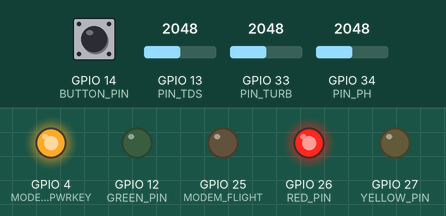
This sketch was run on a simulated ESP32. On the bench: output pins drawn as LEDs (lit = HIGH). Inputs (shaded band) come from the test bench; at power-on: GPIO 13 (PIN_TDS) = 2048, GPIO 14 (BUTTON_PIN) HIGH, GPIO 33 (PIN_TURB) = 2048, GPIO 34 (PIN_PH) = 2048 (analog values on the 0–4095 scale). What the sketch prints to the serial monitor is not drawn.

Above: at 9.9 s.
At 12.4 s:
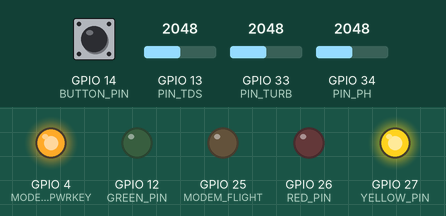
At 19.5 s:
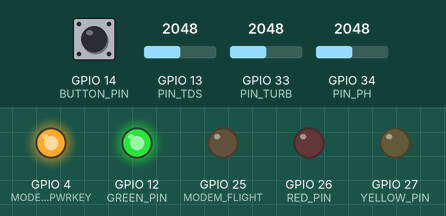
Timing chart, 0 to 29.0 s (numbered marks = the images above):
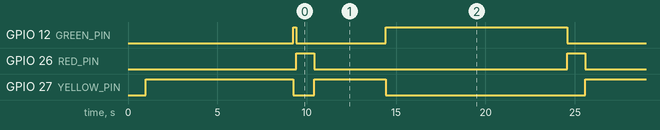

Measured:
- by itself, GPIO 12 (GREEN_PIN): alternates HIGH for 10.2 s and LOW for 5.0 s
- by itself, GPIO 26 (RED_PIN): alternates HIGH for 1.0 s and LOW for 14.2 s
- by itself, GPIO 27 (YELLOW_PIN): goes LOW 1.2 s, HIGH 4.0 s, LOW 11.2 s, HIGH 4.0 s, then LOW

The sketch:

water.ino
```cpp
/***********************************************************
 * SafeWater Guardian with Push Button SMS Test
 * LilyGo A7670G (Telcel SIM)
 * Sensors: Turbidity, TDS, pH
 * Traffic Light: Red=Alert, Yellow=Sending, Green=Safe
 ************************************************************/

#define TINY_GSM_MODEM_SIM7080  // A7670G uses SIM7080 library
#define TINY_GSM_DEBUG Serial
#include <TinyGsmClient.h>

/* ================== MODEM PINS ================== */
#define MODEM_TX        17  // Changed from 27 (Yellow conflict)
#define MODEM_RX        16  // Changed from 26 (Red conflict)
#define MODEM_PWRKEY    4
#define MODEM_FLIGHT    25
#define MODEM_STATUS    34

#define MODEM_BAUD      115200
#define modemSerial     Serial1
TinyGsm modem(modemSerial);

/* ================== SENSOR PINS ================== */
#define PIN_TURB  33
#define PIN_TDS   13   // your TDS pin
#define PIN_PH    34

/* ================== PUSH BUTTON ================== */
#define BUTTON_PIN 14   // Keyestudio button S pin

/* ================== TRAFFIC LIGHT PINS ================== */
#define RED_PIN     26
#define YELLOW_PIN  27
#define GREEN_PIN   12

/* ================== SMS RECIPIENTS ================== */
const char *recipients[] = {
  "+19563227945",
  "+19568784196"
};

/* ================== THRESHOLDS ================== */
#define TURB_SAFE_MAX     2300
#define TURB_CAUTION_MAX  2700

#define TDS_SAFE_MAX      500
#define TDS_CAUTION_MAX   900

#define PH_LOW_DANGER     500
#define PH_HIGH_DANGER    3500

/* ================== GLOBALS ================== */
int lastSignal = -1;
unsigned long lastSignalCheck = 0;

/* ================== FUNCTIONS ================== */

int readAnalogAvg(int pin, int samples = 10) {
  long sum = 0;
  for (int i = 0; i < samples; i++) {
    sum += analogRead(pin);
    delay(5);
  }
  return sum / samples;
}

String getWarningLevel(int turb, int tds, int ph) {
  if (turb > TURB_CAUTION_MAX || tds > TDS_CAUTION_MAX ||
      ph < PH_LOW_DANGER || ph > PH_HIGH_DANGER) {
    return "DANGER";
  }
  if (turb > TURB_SAFE_MAX || tds > TDS_SAFE_MAX) {
    return "CAUTION";
  }
  return "SAFE";
}

bool ensureNetworkConnected(uint32_t timeoutMs = 90000) {
  Serial.println("\n=== CHECKING NETWORK ===");

  // Check signal first
  int16_t rssi = modem.getSignalQuality();
  Serial.print("Signal quality (RSSI): ");
  Serial.print(rssi);
  Serial.println(rssi == 99 ? " (no signal)" : rssi < 10 ? " (weak)" : " (ok)");

  if (rssi == 99 || rssi == 0) {
    Serial.println(" No signal detected - check antenna/SIM");
    return false;
  }

  // Get registration status via AT command
  Serial.print("GSM Registration: ");
  modem.sendAT("+CREG?");
  modem.waitResponse(2000);

  // Try network registration
  Serial.println("Waiting for network registration...");
  unsigned long start = millis();
  bool connected = false;

  while (millis() - start < timeoutMs) {
    if (modem.isNetworkConnected()) {
      connected = true;
      break;
    }
    Serial.print(".");
    delay(2000);
  }
  Serial.println();

  if (!connected) {
    Serial.println(" Network registration failed");
    Serial.println("Current operator selection:");
    modem.sendAT("+COPS?");
    modem.waitResponse(5000);
    return false;
  }

  Serial.print("✓ Registered to: ");
  Serial.println(modem.getOperator());
  Serial.print("✓ Signal: ");
  Serial.println(modem.getSignalQuality());
  return true;
}

bool checkSignal(uint32_t timeoutMs = 5000) {
  int16_t rssi = modem.getSignalQuality();

  if (rssi == 99 || rssi == 0) {
    Serial.print("⚠ Signal lost (RSSI: ");
    Serial.print(rssi);
    Serial.println(")");
    return false;
  }

  if (lastSignal != rssi) {
    Serial.print("Signal: ");
    Serial.println(rssi);
    lastSignal = rssi;
  }

  return true;
}

void setTrafficLight(int red, int yellow, int green) {
  digitalWrite(RED_PIN, red);
  digitalWrite(YELLOW_PIN, yellow);
  digitalWrite(GREEN_PIN, green);
}

void sendSMS(const char *message) {
  setTrafficLight(0, 1, 0);  // Yellow = sending

  for (int i = 0; i < 2; i++) {
    bool sent = false;
    for (int attempt = 1; attempt <= 3 && !sent; attempt++) {
      Serial.print("Sending SMS to ");
      Serial.print(recipients[i]);
      Serial.print(" (attempt ");
      Serial.print(attempt);
      Serial.println(")");

      sent = modem.sendSMS(recipients[i], message);
      Serial.println(sent ? "✓ SMS sent" : "✗ SMS failed");

      if (!sent) {
        delay(5000);
      }
    }
    delay(2000);
  }

  setTrafficLight(0, 0, 1);  // Green = idle
}

void logModemStatus() {
  Serial.println("\n=== MODEM STATUS ===");

  Serial.print("Modem info: ");
  String info = modem.getModemInfo();
  Serial.println(info.length() > 0 ? info : "No response");

  Serial.print("SIM status: ");
  int simStatus = modem.getSimStatus();
  Serial.print(simStatus);
  Serial.println(simStatus == 1 ? " (READY)" : simStatus == 2 ? " (PIN required)" : " (ERROR)");

  if (simStatus != 1) {
    Serial.println(" SIM not ready!");
  }

  Serial.print("IMEI: ");
  Serial.println(modem.getIMEI());

  Serial.print("Operator: ");
  String op = modem.getOperator();
  Serial.println(op.length() > 0 ? op : "Not registered");

  Serial.println("==================\n");
}

void setup() {
  Serial.begin(115200);
  Serial.println("starting modem...");
  delay(1000);

  pinMode(RED_PIN, OUTPUT);
  pinMode(YELLOW_PIN, OUTPUT);
  pinMode(GREEN_PIN, OUTPUT);
  pinMode(BUTTON_PIN, INPUT_PULLUP);  // Changed to INPUT_PULLUP

  setTrafficLight(0, 1, 0);  // Yellow = initialization

  analogReadResolution(12);
  analogSetPinAttenuation(PIN_TURB, ADC_11db);
  analogSetPinAttenuation(PIN_TDS, ADC_11db);
  analogSetPinAttenuation(PIN_PH,  ADC_11db);

  modemSerial.begin(MODEM_BAUD, SERIAL_8N1, MODEM_RX, MODEM_TX);
  delay(3000);

  pinMode(MODEM_PWRKEY, OUTPUT);
  digitalWrite(MODEM_PWRKEY, LOW);
  delay(1200);
  digitalWrite(MODEM_PWRKEY, HIGH);

  pinMode(MODEM_FLIGHT, OUTPUT);
  digitalWrite(MODEM_FLIGHT, LOW); // LOW = RF enabled (flight mode off)

  Serial.println("\n=== INITIALIZING MODEM ===");
  Serial.println("Restarting modem...");
  if (!modem.restart()) {
    Serial.println(" Modem restart failed!");
  } else {
    Serial.println(" Modem restarted");
  }

  delay(2000);

  Serial.println("\nSetting network mode to auto (GSM+LTE)...");
  modem.setNetworkMode(51);  // 51=GSM+LTE auto
  delay(1000);

  // Telcel APN configuration
  Serial.println("Configuring Telcel APN...");
  modem.sendAT("+CGDCONT=1,\"IP\",\"internet.itelcel.com\"");
  if (modem.waitResponse() == 1) {
    Serial.println(" APN set to internet.itelcel.com");
  } else {
    Serial.println(" APN setting failed");
  }

  delay(1000);

  Serial.println("\n--- AT Command Diagnostics ---");

  Serial.print("SIM PIN check: ");
  modem.sendAT("+CPIN?");
  modem.waitResponse(2000);

  Serial.print("Signal quality: ");
  modem.sendAT("+CSQ");
  modem.waitResponse(2000);

  Serial.print("Network registration (GSM): ");
  modem.sendAT("+CREG?");
  modem.waitResponse(2000);

  Serial.print("Network registration (GPRS): ");
  modem.sendAT("+CGREG?");
  modem.waitResponse(2000);

  Serial.print("Network registration (LTE): ");
  modem.sendAT("+CEREG?");
  modem.waitResponse(2000);

  Serial.print("Operator selection: ");
  modem.sendAT("+COPS?");
  modem.waitResponse(5000);

  Serial.println("--- End Diagnostics ---\n");

  logModemStatus();

  if (!ensureNetworkConnected()) {
    Serial.println(" Network not connected - SMS will not work!");
    Serial.println("Troubleshooting:");
    Serial.println("1. Check SIM card is inserted correctly");
    Serial.println("2. Verify SIM has active service with Telcel");
    Serial.println("3. Check antenna is connected");
    Serial.println("4. Try SIM in phone to confirm it works");
    setTrafficLight(1, 0, 0);  // Red = error
  } else {
    Serial.println(" Network connected successfully! ");
    setTrafficLight(0, 0, 1);  // Green = ready
  }

  Serial.println("Setting SMS text mode...");
  modem.sendAT("+CMGF=1"); // SMS text mode
  if (modem.waitResponse() == 1) {
    Serial.println(" SMS mode configured");
  }

  Serial.println("\n╔════════════════════════════════╗");
  Serial.println("║   System Ready                 ║");
  Serial.println("╚════════════════════════════════╝\n");
}

/* ================== LOOP ================== */
void loop() {
  // Check signal regularly
  if (millis() - lastSignalCheck > 30000) {  // Every 30 seconds
    checkSignal();
    lastSignalCheck = millis();
  }

  int turb = readAnalogAvg(PIN_TURB);
  int tds  = readAnalogAvg(PIN_TDS);
  int ph   = readAnalogAvg(PIN_PH);

  String status = getWarningLevel(turb, tds, ph);

  Serial.println("-------------");
  Serial.print("Turbidity: "); Serial.println(turb);
  Serial.print("TDS: "); Serial.println(tds);
  Serial.print("pH: "); Serial.println(ph);
  Serial.print("STATUS: "); Serial.println(status);

  // ===== BUTTON TEST SMS =====
  if (digitalRead(BUTTON_PIN) == LOW) {  // Changed from HIGH (active LOW with INPUT_PULLUP)
    Serial.println("\n>>> Button pressed - sending test SMS");
    setTrafficLight(0, 1, 0);  // Yellow

    char testMsg[240];
    snprintf(testMsg, sizeof(testMsg),
      "SafeWater Guardian TEST\n"
      "Status: %s\n"
      "Turbidity: %d\n"
      "TDS: %d\n"
      "pH: %d",
      status.c_str(), turb, tds, ph);

    if (ensureNetworkConnected()) {
      sendSMS(testMsg);
    }

    delay(3000); // debounce
  }

  // ===== AUTOMATIC ALERT =====
  if (status != "SAFE") {
    setTrafficLight(1, 0, 0);  // Red alert
    delay(1000);

    char message[240];
    snprintf(message, sizeof(message),
      "SafeWater Guardian ALERT\n"
      "Status: %s\n"
      "Turbidity: %d\n"
      "TDS: %d\n"
      "pH: %d",
      status.c_str(), turb, tds, ph);

    if (ensureNetworkConnected()) {
      sendSMS(message);
    }

    setTrafficLight(0, 0, 1);  // Back to green
  } else {
    setTrafficLight(0, 0, 1);  // Green = safe
  }

  delay(10000); // check every 10 seconds
}
```
